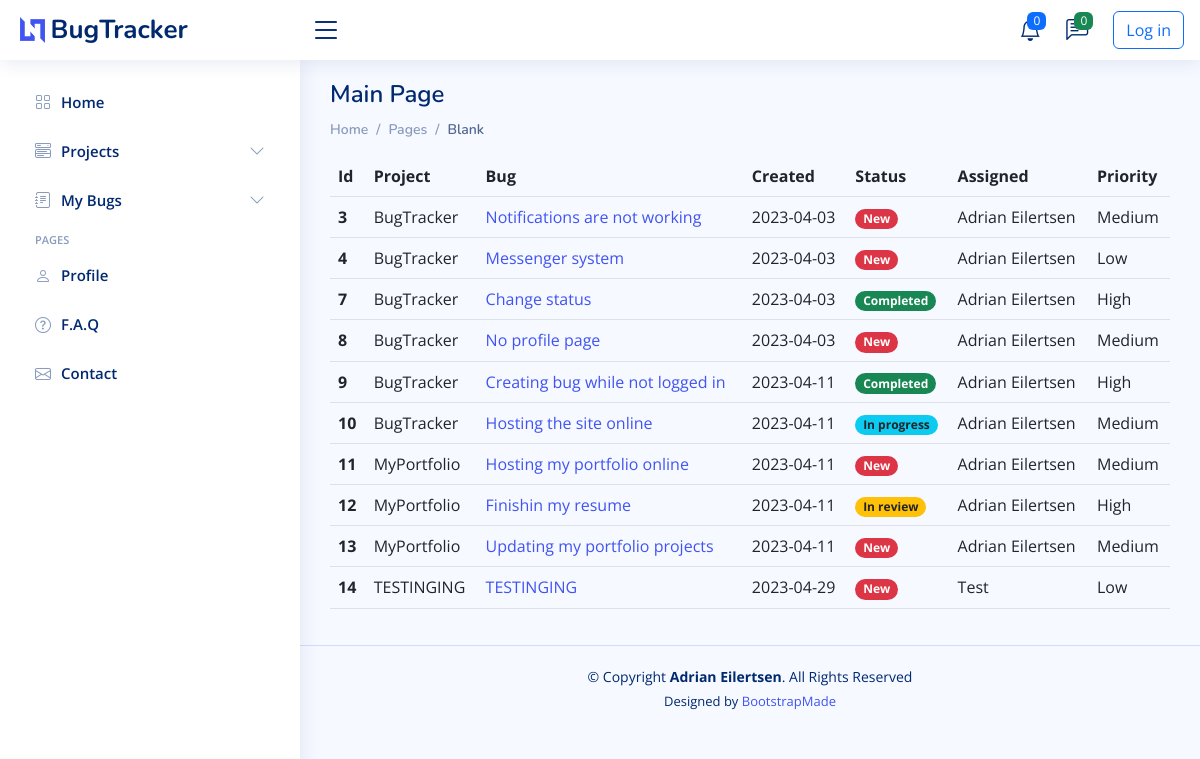
Before: / with the older database file.
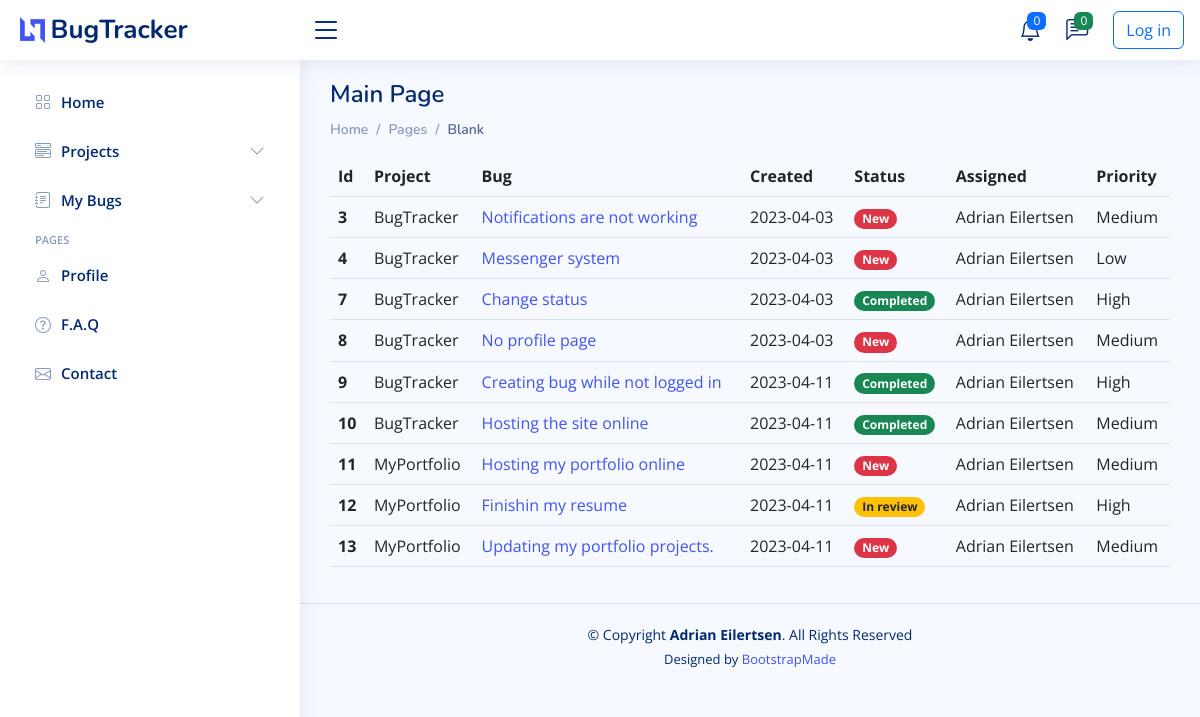
After: the same page with the newer database file.
### db.py (models this page shows)
class Bug(db.Model):
    __tablename__ = "bug"
    id = db.Column(db.Integer, primary_key=True)
    title = db.Column(db.String(250), nullable=False)
    description = db.Column(db.String(250), nullable=False)
    reporter = db.Column(db.String, db.ForeignKey("user.name"))
    date = db.Column(db.String(250), nullable=False)
    status = db.Column(db.Integer, nullable=False)
    priority = db.Column(db.String(250), nullable=False)
    project_id = db.Column(db.String, db.ForeignKey("project.name"))
    project = relationship("Project", back_populates="bugs")
    comment = relationship("Comment", back_populates="parent_bug")
    assigned = relationship("User", back_populates="bugs")

class User(UserMixin, db.Model):
    __tablename__ = "user"
    id = db.Column(db.Integer, primary_key=True)
    name = db.Column(db.String(250), nullable=False, unique=True)
    email = db.Column(db.String(250), unique=True, nullable=False)
    password = db.Column(db.String(250), nullable=False)
    bugs = relationship("Bug", back_populates="assigned")
    comments = relationship("Comment", back_populates="comment_author")
    projects = db.relationship("Project", secondary=project_user, back_populates="users")

### main.py (the view)
@app.route("/", methods=["GET", "POST"])
def home():
    bugs_data = get_table_data(Bug)
    project_data = get_table_data(Project)
    update_form_choices(ASSIGN, User)
    update_form_choices(PROJECT, Project)
    form = NewBugForm()
    if form.validate_on_submit():
        new_bug = get_bugform_data(form)
        add_item_to_db(new_bug)
        return redirect(url_for("home"))
    return render_template("index.html", form=form, logged_in=current_user.is_authenticated, bugs=bugs_data,
                           project=project_data)

### functions.py (called while the page is built)
def get_table_data(tablename):
    return db.session.query(tablename).all()

def update_form_choices(choices, tablename):
    for item in db.session.query(tablename).all():
        if item.name not in choices:
            choices.append(item.name)

### templates/index.html (shortened to what this page needs)
<!DOCTYPE html>
<html lang="en">
{% import "bootstrap/wtf.html" as wtf %}
{% include "header.html" %}
<body>
{% include "navbar.html" %}
<main id="main" class="main">
  <div class="pagetitle">
    <div class="row">
      <div class="col-6">
        <h1>Main Page</h1>
      </div>
      </div>
    </div>
    <nav>
      <ol class="breadcrumb">
        <li class="breadcrumb-item"><a href="index.html">Home</a></li>
        <li class="breadcrumb-item">Pages</li>
        <li class="breadcrumb-item active">Blank</li>
      </ol>
    </nav>
  <section class="section">
    <div class="row">
      <div class="col">
        <table class="table table-hover">
          <thead>
          <tr>
            <th scope="col">Id</th>
            <th scope="col">Project</th>
            <th scope="col">Bug</th>
            <th scope="col">Created</th>
            <th scope="col">Status</th>
            <th scope="col">Assigned</th>
            <th scope="col">Priority</th>
          </tr>
          </thead>
          <tbody>
          {% for bug in bugs %}
          <tr id="tr-{{ bug.id }}">
            <th scope="row">{{ bug.id }}</th>
            <td>{{ bug.project_id }}</td>
            <td><a href="{{ url_for('bug', index=bug.id) }}">{{ bug.title }}</a></td>
            <td>{{ bug.date }}</td>
            <td>
              {% if bug.status == 0 %}
              <span class="badge rounded-pill bg-danger">New</span>
              {% elif bug.status == 1 %}
              <span class="badge rounded-pill bg-info text-dark">In progress</span>
              {% elif bug.status == 2 %}
              <span class="badge rounded-pill bg-warning text-dark">In review</span>
              {% elif bug.status == 3 %}
              <span class="badge rounded-pill bg-success">Completed</span>
              {% endif %}
            </td>
            <td>{{ bug.assigned.name }}</td>
            <td>{{ bug.priority }}</td>
          </tr>
          {% endfor %}
          </tbody>
        </table>
      </div>
    </div>
  </section>
</main>
{% include "footer.html" %}
</body>
</html>

### templates/header.html (shortened to what this page needs)
{% import "bootstrap/wtf.html" as wtf %}
<head>
  <link href="{{ url_for('static', filename='assets/vendor/bootstrap/css/bootstrap.min.css') }}" rel="stylesheet">
  <link href="{{ url_for('static', filename='assets/vendor/bootstrap-icons/bootstrap-icons.css') }}" rel="stylesheet">
  <link href="{{ url_for('static', filename='assets/vendor/boxicons/css/boxicons.min.css') }}" rel="stylesheet">
  <link href="{{ url_for('static', filename='assets/vendor/quill/quill.snow.css') }}" rel="stylesheet">
  <link href="{{ url_for('static', filename='assets/vendor/quill/quill.bubble.css') }}" rel="stylesheet">
  <link href="{{ url_for('static', filename='assets/vendor/remixicon/remixicon.css') }}" rel="stylesheet">
  <link href="{{ url_for('static', filename='assets/vendor/simple-datatables/style.css') }}" rel="stylesheet">
  <link href="{{ url_for('static', filename='assets/css/style.css') }}" rel="stylesheet">
  <link href="{{ url_for('static', filename='assets/css/mystyles.css') }}" rel="stylesheet">
</head>

### templates/navbar.html (shortened to what this page needs)
<header id="header" class="header fixed-top d-flex align-items-center">
  <div class="d-flex align-items-center justify-content-between">
    <a href="{{ url_for('home') }}" class="logo d-flex align-items-center">
      <img src="{{ url_for('static', filename='assets/img/logo.png') }}" alt="">
      <span class="d-none d-lg-block">BugTracker</span>
    </a>
    <i class="bi bi-list toggle-sidebar-btn"></i>
  </div>
  <nav class="header-nav ms-auto">
    <ul class="d-flex align-items-center">
      <li class="nav-item dropdown">
        <a class="nav-link nav-icon" href="#" data-bs-toggle="dropdown">
          <i class="bi bi-bell"></i>
          <span class="badge bg-primary badge-number">0</span>
        </a>
      </li>
      <li class="nav-item dropdown">
        <a class="nav-link nav-icon" href="#" data-bs-toggle="dropdown">
          <i class="bi bi-chat-left-text"></i>
          <span class="badge bg-success badge-number">0</span>
        </a>
      </li>
      <li class="nav-item dropdown pe-3">
        {% if not logged_in %}
        <a href="{{ url_for('login') }}" type=button class="btn btn-outline-primary">Log in</a>
        {% endif %}
      </li>
    </ul>
  </nav>
</header>
<aside id="sidebar" class="sidebar">
  <ul class="sidebar-nav" id="sidebar-nav">
    <li class="nav-item">
      <a class="nav-link collapsed" href="{{ url_for('home') }}">
        <i class="bi bi-grid"></i>
        <span>Home</span>
      </a>
    </li>
    <li class="nav-item">
      <a class="nav-link collapsed" data-bs-target="#components-nav" data-bs-toggle="collapse" href="#">
        <i class="bi bi-menu-button-wide"></i><span>Projects</span><i class="bi bi-chevron-down ms-auto"></i>
      </a>
    </li>
    <li class="nav-item">
      <a class="nav-link collapsed" data-bs-target="#forms-nav" data-bs-toggle="collapse" href="#">
        <i class="bi bi-journal-text"></i><span>My Bugs</span><i class="bi bi-chevron-down ms-auto"></i>
      </a>
    </li>
    <li class="nav-heading">Pages</li>
    <li class="nav-item">
      <a class="nav-link collapsed" href="">
        <i class="bi bi-person"></i>
        <span>Profile</span>
      </a>
    </li>
    <li class="nav-item">
      <a class="nav-link collapsed" href="">
        <i class="bi bi-question-circle"></i>
        <span>F.A.Q</span>
      </a>
    </li>
    <li class="nav-item">
      <a class="nav-link collapsed" href="">
        <i class="bi bi-envelope"></i>
        <span>Contact</span>
      </a>
    </li>
  </ul>
</aside>

### templates/footer.html (shortened to what this page needs)
<footer id="footer" class="footer">
  <div class="copyright">
    &copy; Copyright <strong><span>Adrian Eilertsen</span></strong>. All Rights Reserved
  </div>
  <div class="credits">
    Designed by <a href="https://bootstrapmade.com/">BootstrapMade</a>
  </div>
</footer>

### static/assets/css/style.css (style rules this page uses)
:root { scroll-behavior: smooth; }
body { font-family: "Open Sans", sans-serif; background: #f6f9ff; color: #444444; }
a { color: #4154f1; text-decoration: none; }
h1, h2, h3, h4, h5, h6 { font-family: "Nunito", sans-serif; }
#main { margin-top: 60px; padding: 20px 30px; transition: all 0.3s; }
.pagetitle { margin-bottom: 10px; }
.pagetitle h1 { font-size: 24px; margin-bottom: 0; font-weight: 600; color: #012970; }
.breadcrumb { font-size: 14px; font-family: "Nunito", sans-serif; color: #899bbd; font-weight: 600; }
.breadcrumb a { color: #899bbd; transition: 0.3s; }
.breadcrumb .breadcrumb-item::before { color: #899bbd; }
.breadcrumb .active { color: #51678f; font-weight: 600; }
.logo { line-height: 1; }
@media (min-width: 1200px) { .logo { width: 280px; } }
.logo img { max-height: 26px; margin-right: 6px; }
.logo span { font-size: 26px; font-weight: 700; color: #012970; font-family: "Nunito", sans-serif; }
.header { transition: all 0.5s; z-index: 997; height: 60px; box-shadow: 0px 2px 20px rgba(1, 41, 112, 0.1); background-color: #fff; padding-left: 20px; }
.header .toggle-sidebar-btn { font-size: 32px; padding-left: 10px; cursor: pointer; color: #012970; }
.header-nav ul { list-style: none; }
.header-nav>ul { margin: 0; padding: 0; }
.header-nav .nav-icon { font-size: 22px; color: #012970; margin-right: 25px; position: relative; }
.header-nav .badge-number { position: absolute; inset: -2px -5px auto auto; font-weight: normal; font-size: 12px; padding: 3px 6px; }
.sidebar { position: fixed; top: 60px; left: 0; bottom: 0; width: 300px; z-index: 996; transition: all 0.3s; padding: 20px; overflow-y: auto; scrollbar-width: thin; scrollbar-color: #aab7cf transparent; box-shadow: 0px 0px 20px rgba(1, 41, 112, 0.1); background-color: #fff; }
@media (min-width: 1200px) { #main, #footer { margin-left: 300px; } }
.sidebar-nav { padding: 0; margin: 0; list-style: none; }
.sidebar-nav li { padding: 0; margin: 0; list-style: none; }
.sidebar-nav .nav-item { margin-bottom: 5px; }
.sidebar-nav .nav-heading { font-size: 11px; text-transform: uppercase; color: #899bbd; font-weight: 600; margin: 10px 0 5px 15px; }
.sidebar-nav .nav-link { display: flex; align-items: center; font-size: 15px; font-weight: 600; color: #4154f1; transition: 0.3; background: #f6f9ff; padding: 10px 15px; border-radius: 4px; }
.sidebar-nav .nav-link i { font-size: 16px; margin-right: 10px; color: #4154f1; }
.sidebar-nav .nav-link.collapsed { color: #012970; background: #fff; }
.sidebar-nav .nav-link.collapsed i { color: #899bbd; }
.sidebar-nav .nav-link .bi-chevron-down { margin-right: 0; transition: transform 0.2s ease-in-out; }
.footer { padding: 20px 0; font-size: 14px; transition: all 0.3s; border-top: 1px solid #cddfff; }
.footer .copyright { text-align: center; color: #012970; }
.footer .credits { padding-top: 5px; text-align: center; font-size: 13px; color: #012970; }

Changed rows visible on the page:
removed Bug: id "14", project_id "TESTINGING", title "TESTINGING", date "2023-04-29", status "New", assigned.name "Test", priority "Low"
changed Bug "Hosting the site online": status "In progress" → "Completed"
changed Bug id 13: title "Updating my portfolio projects" → "Updating my portfolio projects."
